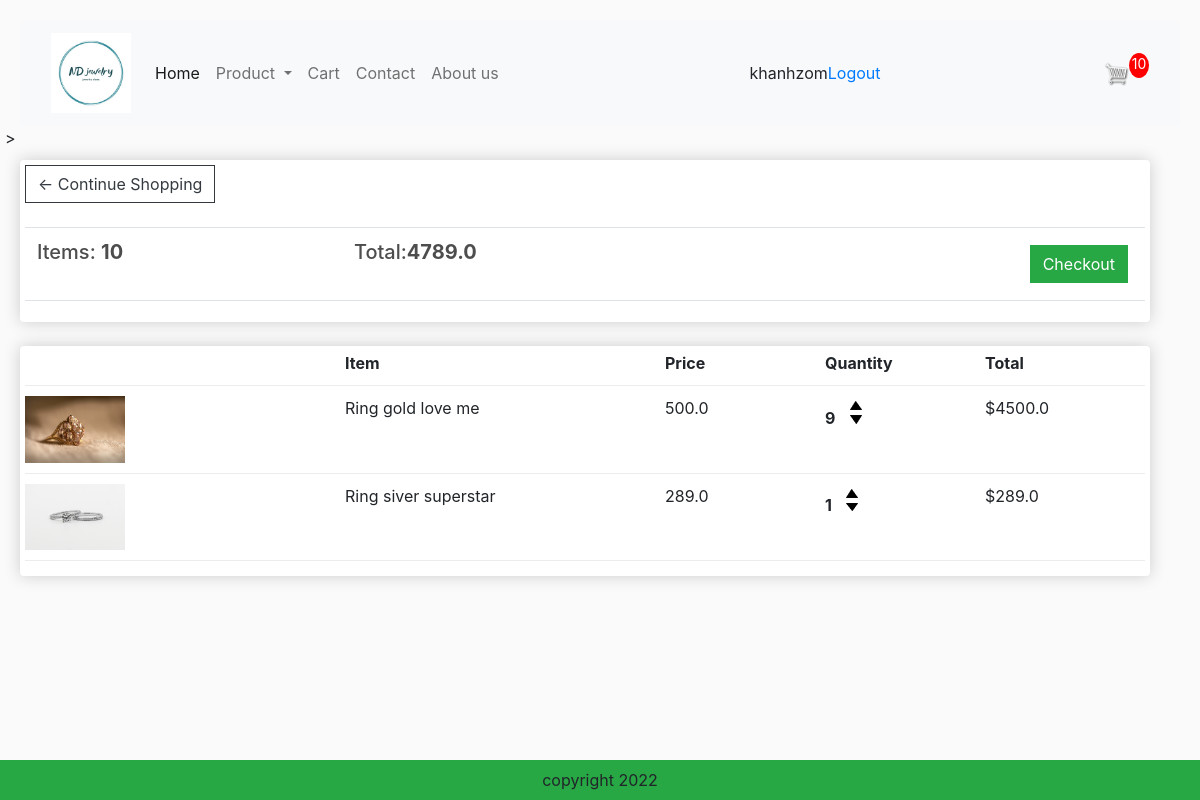
The page /cart/ (signed in) on the database its author committed.
### app/models.py (models this page shows, shortened)
class Order(models.Model):
    customer = models.ForeignKey(User,on_delete=models.SET_NULL,blank=True,null=True)
    date_order = models.DateTimeField(auto_now_add=True)
    complete = models.BooleanField(default=False,null=True,blank=False)
    transaction_id = models.CharField(max_length=200,null=True)
    @property
    def get_cart_items(self):
        orderitems = self.orderitem_set.all()
        total = sum([item.quantity for item in orderitems])
        return total
    @property
    def get_cart_total(self):
        orderitems = self.orderitem_set.all()
        total = sum([item.get_total for item in orderitems])
        return total

class OrderItem(models.Model):
    product = models.ForeignKey(Product,on_delete=models.SET_NULL,blank=True,null=True)
    order = models.ForeignKey(Order,on_delete=models.SET_NULL,blank=True,null=True)
    quantity = models.IntegerField(default=0,null=True,blank=True)
    date_added = models.DateTimeField(auto_now_add=True)
    @property
    def get_total(self):
        total = self.product.price * self.quantity
        return total

class Product(models.Model):
    category = models.ManyToManyField(Category,related_name='product')
    name = models.CharField(max_length=200,null=True)
    price = models.FloatField()
    image = models.ImageField(null=True,blank=True)
    detail = models.TextField(null=True,blank=True)
    @property
    def ImageURL(self):
        try:
            url = self.image.url
        except:
            url = ''
        return url

### app/views.py (the view)
# urls.py: path('cart/', views.cart, name="cart"),
def cart(request):
    if request.user.is_authenticated:
        customer = request.user
        order, created = Order.objects.get_or_create(customer =customer,complete =False)
        items = order.orderitem_set.all()
        cartItems = order.get_cart_items
        user_not_login = "hidden"
        user_login = "show"
    else:
        items =[]
        order = {'get_cart_items':0,'get_cart_total':0}
        cartItems = order['get_cart_items']
        user_not_login = "show"
        user_login = "hidden"
    categories = Category.objects.filter(is_sub =False)
    context= {'categories':categories,'items':items,'order':order,'cartItems':cartItems,'user_not_login':user_not_login,'user_login':user_login}
    return render(request,'app/cart.html',context)

### app/templates/app/cart.html
{% extends 'app/base.html' %}
{% load static %}
{% block cart_content %}
<div class="row" style='width:100%'>>
	<div class="col-lg-12">
		<div class="box-element">
			<a  class="btn btn-outline-dark" href="{% url 'home' %}">&#x2190; Continue Shopping</a>
			<br>
			<br>
			<table class="table">
				<tr>
					<th><h5>Items: <strong>{{order.get_cart_items}}</strong></h5></th>
					<th><h5>Total:<strong>{{order.get_cart_total}}</strong></h5></th>
					<th>
						<a  style="float:right; margin:5px;" class="btn btn-success" href="{% url 'checkout' %}">Checkout</a>
					</th>
				</tr>
			</table>
		</div>
		<br>
		<div class="box-element">
			<div class="cart-row">
				<div style="flex:2"></div>
				<div style="flex:2"><strong>Item</strong></div>
				<div style="flex:1"><strong>Price</strong></div>
				<div style="flex:1"><strong>Quantity</strong></div>
				<div style="flex:1"><strong>Total</strong></div>
			</div>
			{% for item in items %}
			<div class="cart-row">
				<div style="flex:2"><img class="row-image" src="{{item.product.ImageURL}}"></div>
				<div style="flex:2"><p>{{item.product.name}}</p></div>
				<div style="flex:1"><p>{{item.product.price}}</p></div>
				<div style="flex:1">
					<p class="quantity">{{item.quantity}}</p>
					<div class="quantity">
						<img data-product = {{item.product.id}} data-action = 'add' class="chg-quantity update-cart" src="{% static  'app/images/arrow-up.png' %}">
						<img data-product = {{item.product.id}} data-action = 'remove' class="chg-quantity update-cart" src="{% static  'app/images/arrow-down.png' %}">
					</div>
				</div>
				<div style="flex:1"><p>${{item.get_total}}</p></div>
			</div>
			{% endfor %}
		</div>
	</div>
</div>
{% endblock cart_content %}

### app/templates/app/base.html (shortened to what this page needs)
{% load static %}
<!DOCTYPE html>
<html>
    <head>
        <link href="https://cdn.jsdelivr.net/npm/bootstrap@5.2.3/dist/css/bootstrap.min.css" rel="stylesheet">
        <link href-"{% static 'app/css/style.css' %}" rel="stylesheet" />
        <link href-"{% static 'app/css/owl.carousel.min.css' %}" rel="stylesheet" />
        <link href-"{% static 'app/css/all.min.css' %}" rel="stylesheet" />
        <link rel="stylesheet" href="https://stackpath.bootstrapcdn.com/bootstrap/4.4.1/css/bootstrap.min.css">
	      <link rel="stylesheet" type="text/css" href="{% static 'app/css/main.css' %}">
        <link rel="stylesheet" href="">
    </head>
    <body>
        <nav class="navbar navbar-expand-lg bg-light">
            <div class="container-fluid">
              <a class="navbar-brand" href="{% url 'home' %}">
                <img src=" {% static 'app/images/1.jpg' %}" width="80" height="80" />
              </a>
              <div class="collapse navbar-collapse" id="navbarSupportedContent">
                <ul class="navbar-nav me-auto mb-2 mb-lg-0">
                  <li class="nav-item">
                    <a class="nav-link active" aria-current="page" href="{% url 'home' %}">Home</a>
                  </li>
                  <li class="nav-item dropdown">
                    <a class="nav-link dropdown-toggle" href="#" role="button" data-bs-toggle="dropdown" aria-expanded="false">
                      Product
                    </a>
                  </li>
                  <li class="nav-item">
                    <a class="nav-link" href="{% url 'cart' %}">Cart</a>
                  </li>
                  <li class="nav-item">
                    <a class="nav-link " href="{% url 'contact' %}">Contact</a>
                  </li>
                  <li class="nav-item">
                    <a class="nav-link " href="{% url 'about' %}">About us</a>
                  </li>
                </ul>
              </div>
                <div class="form-inline my-2 my-lg-0" style = "visibility: {{user_login}}">
                  <span> {{request.user}} </span> <br>
                  <span><a href= "{% url 'logout' %} "> Logout </a></span>
                </div>
              <div class="form-inline my-2 my-lg-0">
                <a href="{% url 'cart' %}"><img id="cart-icon" src="{% static 'images/cart.png' %}"></a>
                <p id='cart-total' >{{cartItems}}</p>
              </div>
            </div>
          </nav>
        {% block cart_content %} {% endblock cart_content %}
        <footer class="container--fluid bg-success text-center fixed-bottom p-2 mt-5">
            copyright 2022
        </footer>
    </body>
</html>

### app/static/app/css/main.css (style rules this page uses)
body { background-color: hsl(0, 0%, 98%); margin: 20px; }
h1,h2,h3,h4,h5,h6 { color:hsl(0, 0%, 30%); }
.box-element { box-shadow:hsl(0, 0%, 80%) 0 0 16px; background-color: #fff; border-radius: 4px; padding: 5px; }
#cart-icon { width:25px; display: inline-block; margin-left: 15px; }
#cart-total { display: block; text-align: center; color:#fff; background-color: red; width: 20px; height: 25px; border-radius: 50%; font-size: 14px; }
.col-lg-3, .col-lg-4, .col-lg-6, .col-lg-8, .col-lg-12 { margin-top: 10px; }
.btn { border-radius: 0; }
.row-image { width: 100px; }
.cart-row { display: flex; align-items: flex-stretch; padding-bottom: 10px; margin-bottom: 10px; border-bottom: 1px solid #ececec; }
.quantity { display: inline-block; font-weight: 700; padding-right:10px; }
.chg-quantity { width: 12px; cursor: pointer; display: block; margin-top: 5px; transition:.1s; }

### rows shown on the page
Order: get_cart_items "10", get_cart_total "4789.0"
OrderItem: product.ImageURL (picture), product.name "Ring gold love me", product.price "500.0", quantity "9", get_total "4500.0"
OrderItem: product.ImageURL (picture), product.name "Ring siver superstar", product.price "289.0", quantity "1", get_total "289.0"

### other values the page prints
{{ request.user }} "khanhzom"
{{ cartItems }} "10"
